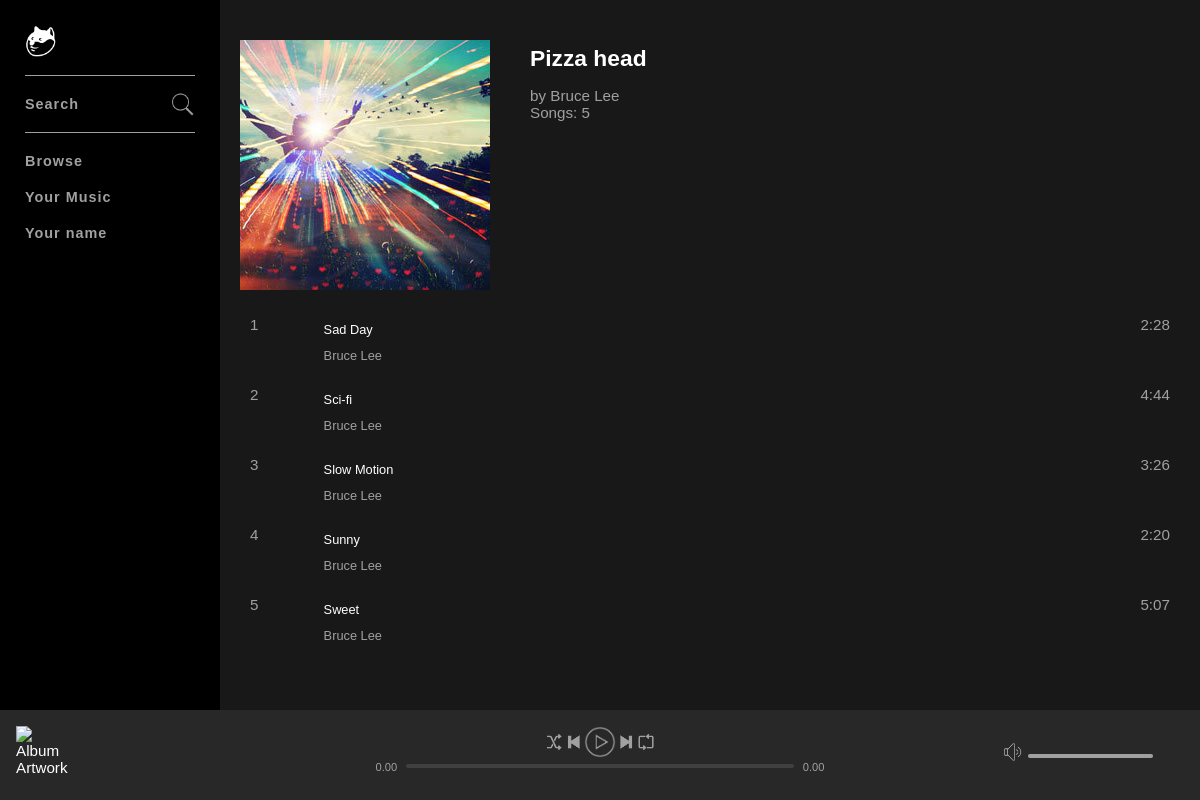
The page /album.php?id=2 (signed in) on the database its author committed.
### tables this page shows
CREATE TABLE `musicify_albums` (
  `id` int(11) NOT NULL,
  `title` varchar(250) NOT NULL,
  `artist` int(11) NOT NULL,
  `genre` int(11) NOT NULL,
  `artworkPath` varchar(500) NOT NULL
);

CREATE TABLE `musicify_artists` (
  `id` int(11) NOT NULL,
  `name` varchar(50) NOT NULL
);

CREATE TABLE `musicify_songs` (
  `id` int(11) NOT NULL,
  `title` varchar(250) NOT NULL,
  `artist` int(11) NOT NULL,
  `album` int(11) NOT NULL,
  `genre` int(11) NOT NULL,
  `duration` varchar(8) NOT NULL,
  `path` varchar(500) NOT NULL,
  `albumOrder` int(11) NOT NULL,
  `plays` int(11) NOT NULL
);

### includes/classes/Album.php (called while the page is built, shortened)
<?php
    class Album {
        private $con;
        private $id;
        private $title;
        private $artistId;
        private $artworkPath;
        public function __construct($con, $id) {
            $this->con = $con;
            $this->id = $id;
            $query = $con->prepare("SELECT * FROM musicify_albums WHERE id=:id");
            $query->bindParam(":id", $this->id);
            $query->execute();
            $albumtData = $query->fetch(PDO::FETCH_ASSOC);
            $this->title = $albumtData["title"];
            $this->artistId = $albumtData["artist"];
            $this->artworkPath = $albumtData["artworkPath"];
        }
        public function getTitle() {
            return $this->title;
        }
        public function getArtist() {
            return new Artist($this->con, $this->artistId);
        }
        public function getArtworkPath() {
            return $this->artworkPath;
        }
        public function getNumberOfSongs() {
            $query = $this->con->prepare("SELECT id FROM musicify_songs WHERE album=:id");
            $query->bindParam(":id", $this->id);
            $query->execute();
            return $query->rowCount();
        }
        public function getSongIds() {
            $query = $this->con->prepare("SELECT id FROM musicify_songs WHERE album=:id ORDER BY albumOrder ASC");
            $query->bindParam(":id", $this->id);
            $query->execute();
            $songArray  = array();
            while($row = $query->fetch(PDO::FETCH_ASSOC)) {
                array_push($songArray, $row['id']);
            }
            return $songArray;
        }
    }
?>

### includes/classes/Artist.php (called while the page is built, shortened)
<?php
    class Artist {
        private $name;
        public function __construct($con, $id) {
            $this->id = $id;
            $query = $con->prepare("SELECT * FROM musicify_artists WHERE id=:id");
            $query->bindParam(":id", $this->id);
            $query->execute();
            $artistData = $query->fetch(PDO::FETCH_ASSOC);
            $this->name = $artistData["name"];
        }
        public function getName() {
            return $this->name;
        }
    }
?>

### includes/classes/Song.php (called while the page is built, shortened)
<?php
    class Song {
        private $con;
        private $title;
        private $artistId;
        private $duration;
        public function __construct($con, $id) {
            $this->con = $con;
            $this->id = $id;
            $query = $con->prepare("SELECT * FROM musicify_songs WHERE id=:id");
            $query->bindParam(":id", $this->id);
            $query->execute();
            $this->sqlData = $query->fetch(PDO::FETCH_ASSOC);
            $this->title = $this->sqlData['title'];
            $this->artistId = $this->sqlData['artist'];
            $this->duration = $this->sqlData['duration'];
        }
        public function getTitle() {
            return $this->title;
        }
        public function getArtist() {
            return new Artist($this->con, $this->artistId);
        }
        public function getDuration() {
            return $this->duration;
        }
    }
?>

### album.php (the view)
<?php require_once("includes/header.php");
if(isset($_GET['id'])) {
    $albumId = strip_tags($_GET['id']);
} else {
    header("Location: index.php");
}
$album = new Album($con, $albumId);
$artist = $album->getArtist();
?>
<div class="entityInfo">
    <div class="leftSection">
        <img src="<?= $album->getArtworkPath() ?>" alt="Album artwork">
    </div>
    <div class="rightSection">
        <h2><?= $album->getTitle() ?></h2>
        <p>by <?= $artist->getName() ?></p>
        <p>Songs: <?= $album->getNumberOfSongs() ?></p>
    </div>
</div>
<div class="trackListContainer">
    <ul class="trackList">
        <?php
            $songIdArray = $album->getSongIds();
            $i = 1;
            foreach($songIdArray as $songId) {
                $albumSong = new Song($con, $songId);
                $albumArtist = $albumSong->getArtist();
                echo "
                    <li class='trackListRow'>
                        <div class='trackCount'>
                            <img src='assets/images/icons/play-white.png' class='play' alt='Play'>
                            <span class='trackNumber'>{$i}</span>
                        </div>
                        <div class='trackInfo'>
                            <span class='trackName'>{$albumSong->getTitle()}</span>
                            <span class='artistName'>{$albumArtist ->getName()}</span>
                        </div>
                        <div class='trackOptions'>
                            <img src='assets/images/icons/more.png' class='optionsButton' alt='Options'>
                        </div>
                        <div class='trackDuration'>
                            <span class='duration'>{$albumSong->getDuration()}</span>
                        </div>
                    </li>
                ";
                $i++;
            }
        ?>
    </ul>
</div>
<?php require_once("includes/footer.php"); ?>

### includes/nowPlayingBar.php (shortened to what this page needs)
<?php
    $songQuery = $con->prepare("SELECT id FROM musicify_songs ORDER BY RAND() LIMIT 10");
    $songQuery->execute();
    $resultArray = array();
    while($row = $songQuery->fetch(PDO::FETCH_ASSOC)) {
        array_push($resultArray, $row['id']);
        echo $row['id'];
    }
?>
<div id="nowPlayingBarContainer">
    <div id="nowPlayingBar">
        <div id="nowPlayingLeft">
            <div class="content">
                <span class="albumLink">
                    <img src="" alt="Album Artwork" class="albumArtwork">
                </span>
                <div class="trackInfo">
                </div>
            </div>
        </div>
        <div id="nowPlayingCenter">
            <div class="content playerControls">
                <div class="buttons">
                    <button class="controlButton shuffle" title="Shuffle">
                        <img src="assets/images/icons/shuffle.png" alt="Shuffle">
                    </button>
                    <button class="controlButton previous" title="Previous">
                        <img src="assets/images/icons/previous.png" alt="Previous">
                    </button>
                    <button class="controlButton play" title="Play" onclick="playSong()">
                        <img src="assets/images/icons/play.png" alt="Play">
                    </button>
                    <button class="controlButton next" title="Next">
                        <img src="assets/images/icons/next.png" alt="Next">
                    </button>
                    <button class="controlButton repeat" title="Repeat">
                        <img src="assets/images/icons/repeat.png" alt="Repeat">
                    </button>
                </div>
                <div class="playbackBar">
                    <span class="progressTime current">0.00</span>
                    <div class="progressBar">
                        <div class="progressBarBg">
                        </div>
                    </div>
                    <span class="progressTime remaining">0.00</span>
                </div>
            </div>
        </div>
        <div id="nowPlayingRight">
            <div class="volumeBar">
                <button class="controlButton volume" title="Volume" alt="Volume">
                    <img src="assets/images/icons/volume.png" alt="">
                </button>
                <div class="progressBar">
                        <div class="progressBarBg">
                            <div class="progress">
                            </div>
                        </div>
                    </div>
            </div>
        </div>
    </div>
</div>

### assets/css/style.css (style rules this page uses)
body, body * { padding: 0; margin: 0; box-sizing: border-box; font-family: Helvetica, Arial, sans-serif; color: #fff; }
body { background-color: #181818; font-size: 0.95rem; min-width: 720px; }
.entityInfo { padding: 40px 0 10px 0; display: inline-block; width: 100%; }
.entityInfo .leftSection { float: left; width: 30%; max-width: 250px; }
.entityInfo .leftSection img { width: 100%; }
.entityInfo .rightSection { width: 69%; float: left; padding: 5px 10px 5px 40px; }
.entityInfo .rightSection h2 { margin: 0 0 15px; }
.entityInfo .rightSection p { color: #a0a0a0; font-weight: 200; }
.trackList { padding: 0; }
.trackListRow { min-height: 70px; padding: 10px; list-style: none; }
.trackListRow span { color: #a0a0a0; font-weight: 200; }
.trackListRow .trackCount { width: 8%; float: left; }
.trackListRow .trackCount span { visibility: visible; }
.trackListRow .trackInfo { width: 80%; float: left; }
.trackListRow .trackInfo .trackName { color: #fff; margin-bottom: 5px; }
.trackListRow .trackInfo span { display: block; }
.trackListRow .trackOptions { float: left; width: 6%; text-align: center; }
.trackListRow .trackDuration { width: 6%; float: left; text-align: right; }
#nowPlayingBarContainer { min-width: 620px; width: 100%; background-color: #282828; bottom: 0; position: fixed; }
#nowPlayingBar { display: flex; height: 90px; padding: 16px; }
#nowPlayingLeft, #nowPlayingRight { width: 30%; min-width: 180px; }
#nowPlayingRight { position: relative; margin-top: 16px; }
#nowPlayingCenter { width: 40%; max-width: 720px; display: flex; flex-direction: column; align-items: center; }
#nowPlayingBar .content { width: 100%; height: 57px; }
.playerControls .buttons { margin: 0 auto; display: table; }
.controlButton { background: transparent; border: none; vertical-align: middle; }
.controlButton img { width: 20px; height: 20px; }
.controlButton.play img, .controlButton.pause img { width: 32px; height: 32px; }
.playbackBar { display: flex; }
.progressTime { color: #a0a0a0; font-size: 0.7rem; min-width: 40px; text-align: center }
.playbackBar .progressBar { margin-top: 3px; }
.progressBar { width: 100%; height: 12px; display: inline-flex; cursor: pointer; margin-top: 3px; }
.progressBarBg { background-color: #404040; height: 4px; width: 100%; border-radius: 2px; }
.progress { background-color: #a0a0a0; height: 4px; width: 0; border-radius: 2px; }
#nowPlayingLeft .albumArtwork { height: 100%; max-width: 57px; margin-right: 15px; float: left; background-size: cover; }
.trackInfo { display: flex; flex-direction: column; }
.trackInfo .trackName, .trackInfo .artistName { margin: 6px 0; display: inline-block; width: 100%; font-size: 0.8rem; color: #a0a0a0; }
.volumeBar { width: 180px; position: absolute; right: 0; }
.volumeBar .progressBar { width: 125px; }

### rows shown on the page
musicify_albums: artworkPath (picture), title "Pizza head"
musicify_artists: name "Bruce Lee"
musicify_songs: title "Sad Day", musicify_artists.name "Bruce Lee", duration "2:28"
musicify_songs: title "Sci-fi", musicify_artists.name "Bruce Lee", duration "4:44", id "24"
musicify_songs: title "Slow Motion", musicify_artists.name "Bruce Lee", duration "3:26", id "25"
musicify_songs: title "Sunny", musicify_artists.name "Bruce Lee", duration "2:20"
musicify_songs: title "Sweet", musicify_artists.name "Bruce Lee", duration "5:07"
musicify_songs: id "29"
musicify_songs: id "3"
musicify_songs: id "8"

### other values the page prints
$album->getNumberOfSongs() "5"
